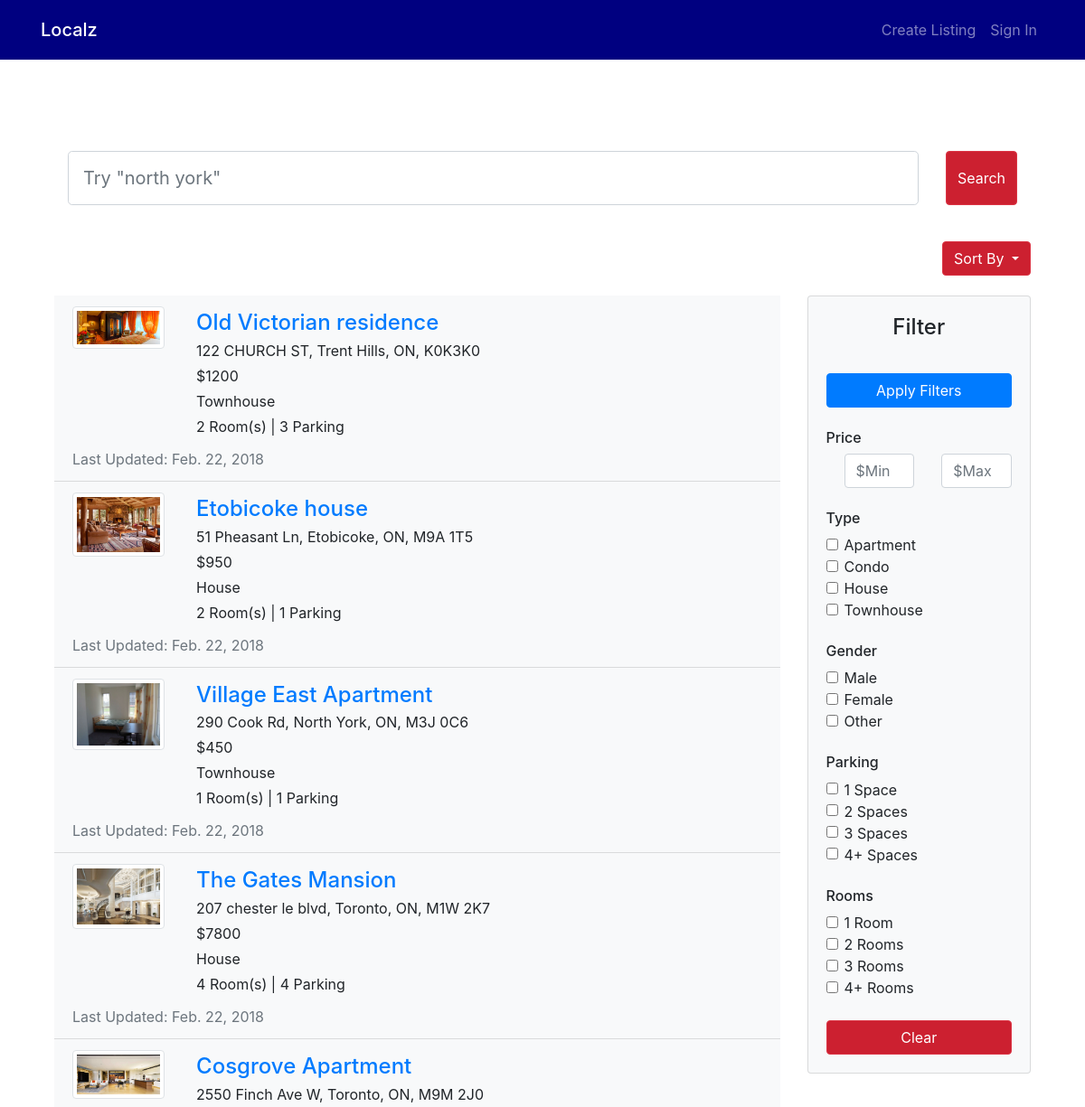
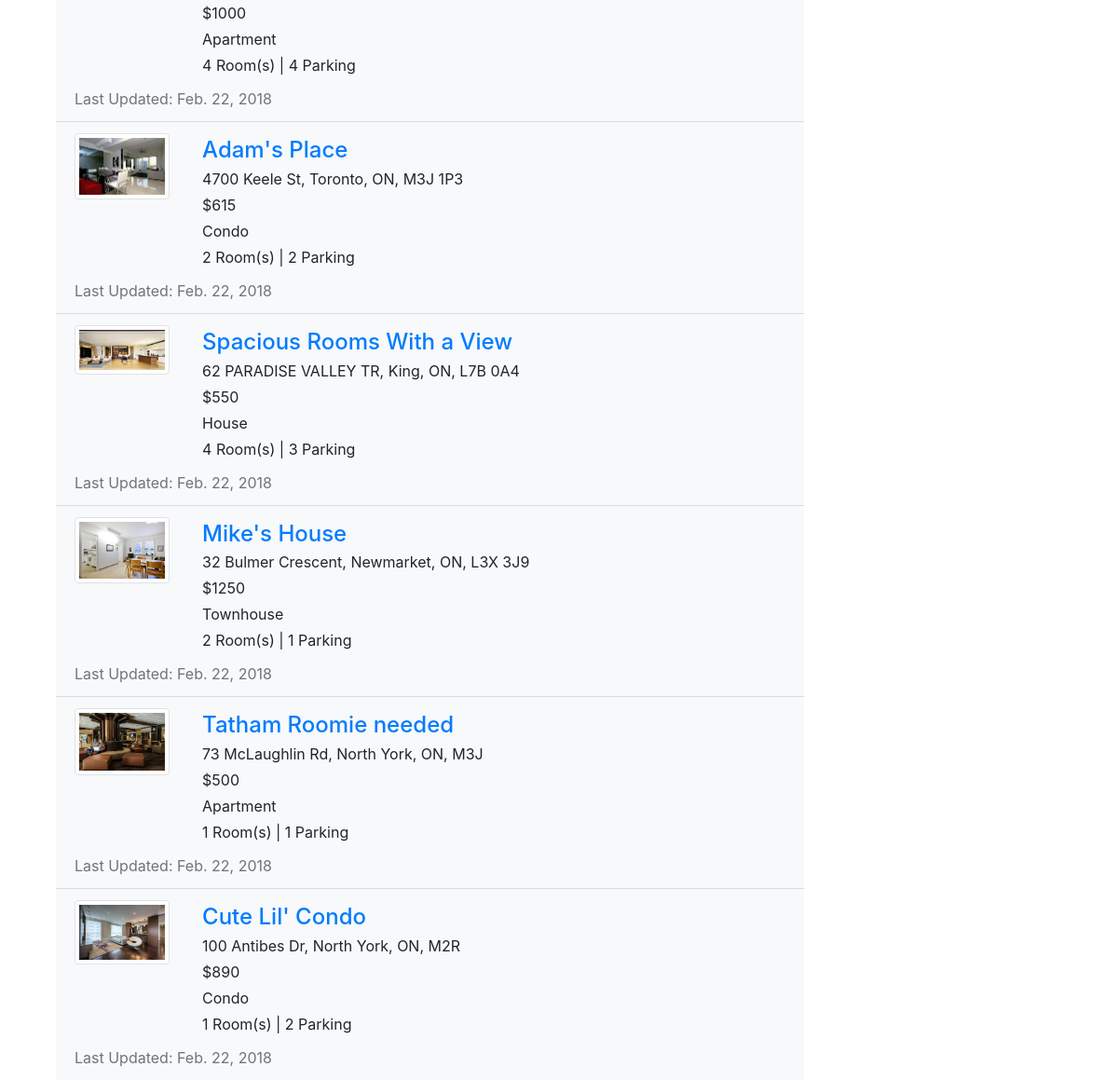
/search/, run on an earlier commit of the app's database (2 pictures, top to bottom).
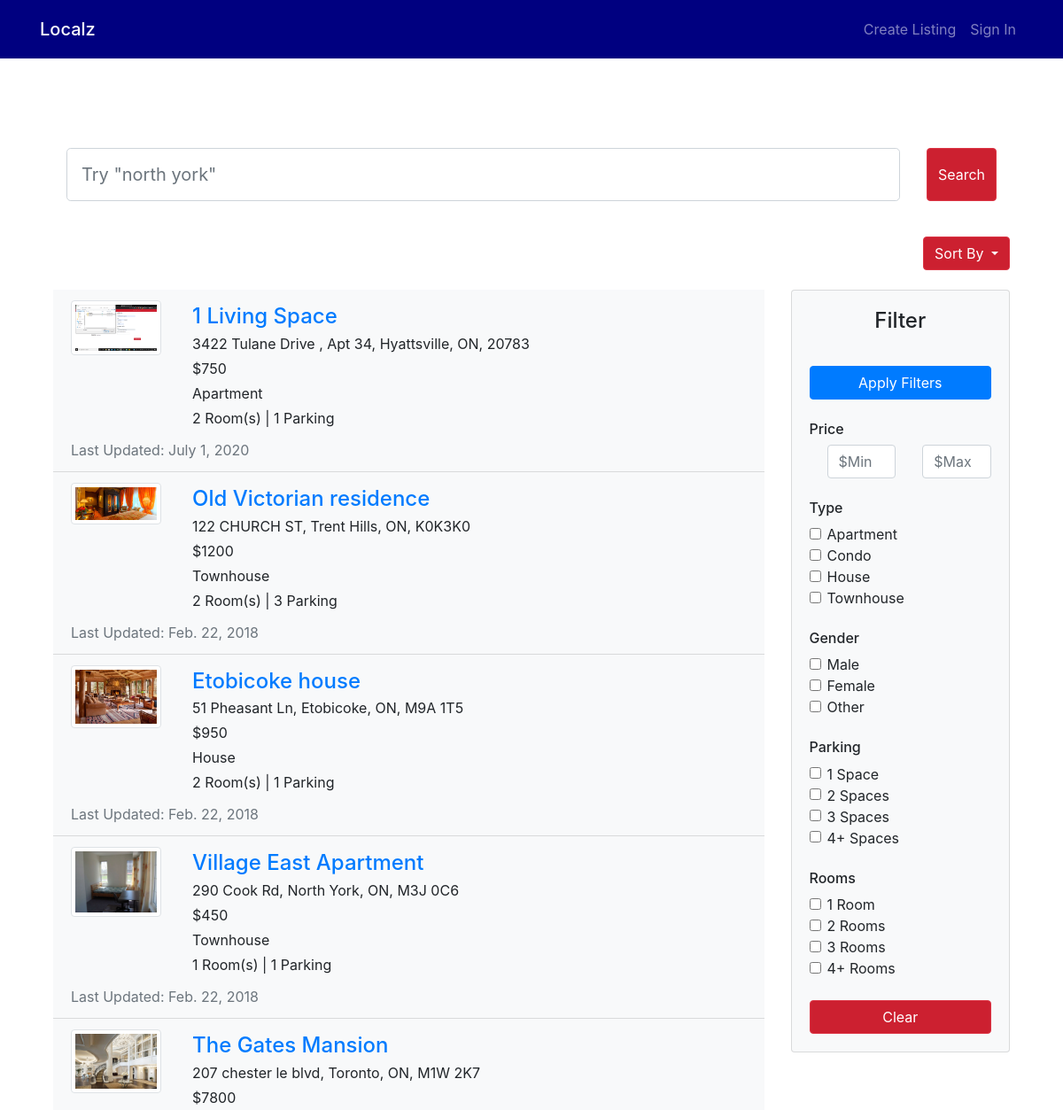
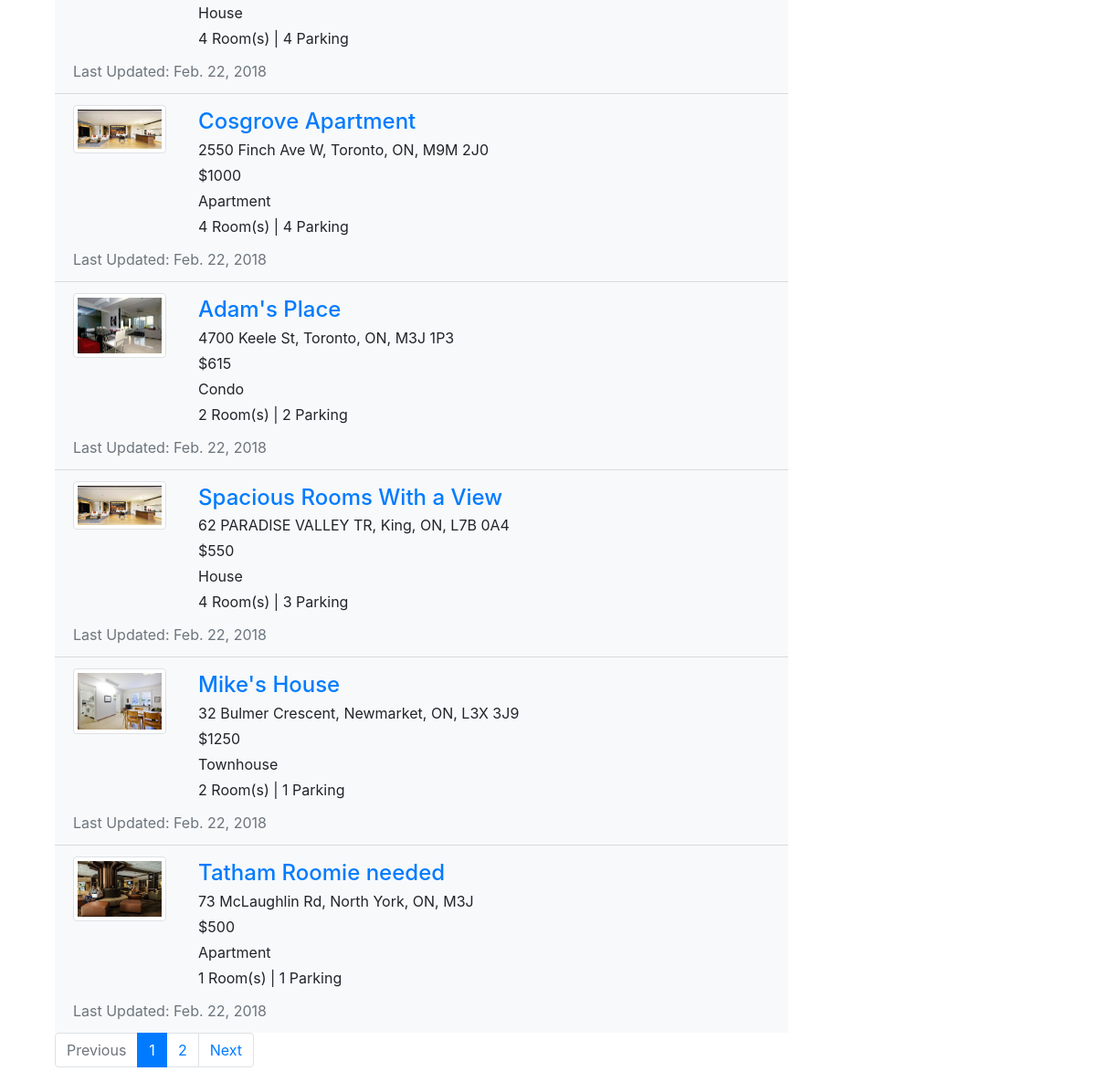
And on a later commit of the database (2 pictures, top to bottom).
### home/models.py (models this page shows, shortened)
class Room(models.Model):
    host_name = models.CharField(max_length=50)
    address = models.CharField(max_length=100)
    nearby_college = models.CharField(max_length=100 ,default="")
    property_name = models.CharField(max_length=30, default="")
    description = models.TextField(default="", blank=True)
    cost = models.PositiveIntegerField(default=0)
    visits = models.PositiveIntegerField(default=0)
    property_type_options = (('a', 'apartment'),
                                ('c', 'condo'),
                                ('t', 'townhouse'),
                                ('h', 'house'))
    property_type = models.CharField(choices=property_type_options, max_length=10)
    number_of_rooms = models.PositiveSmallIntegerField()
    garages = models.PositiveSmallIntegerField()
    creator_id = models.PositiveIntegerField()
    creator_email = models.CharField(max_length=50)
    creator_phone = models.CharField(max_length=10, default="", blank=True)
    creator_gender = models.CharField(max_length=10)
    creator_major = models.CharField(max_length=20)
    creator_year = models.PositiveSmallIntegerField()
    last_updated = models.DateTimeField(auto_now_add=True)

class RoomImage(models.Model):
    room = models.ForeignKey(Room, on_delete=models.CASCADE)
    image = models.ImageField()

### home/views.py (the view)
# urls.py: path('search/', views.search, name='search'),
def search(request):
    RESULTS_PER_PAGE = 10
    result_list = Room.objects.order_by('-last_updated')
    query_dict = request.GET
    context = {}
    search = True
    if 'sort' in query_dict:
        sort = context['sort'] = query_dict['sort']
        if sort == 'last':
            pass
        elif sort == 'l2h':
            result_list = result_list.order_by('cost')
        elif sort == 'h2l':
            result_list = result_list.order_by('-cost')
        else:
            sort = 'none'
    else:
        context['sort'] = 'none'
    if 'q' in query_dict and query_dict['q'] is not "":
        query_q = context['query'] = query_dict['q']
        result_list = result_list.filter(
            Q(property_name__icontains=query_q) |
            Q(address__icontains=query_q) |
            Q(description__icontains=query_q)
        )
    else:
        search = False
    if 'filter' in query_dict:
        filters = context['filters'] = query_dict['filter']
        try:
            filter_dict = dict(item.split("=") for item in filters.split("~"))
            if 'prh' in filter_dict:
                context['prh'] = filter_dict['prh']
                result_list = result_list.filter(cost__lte=context['prh'])
            else:
                context['prh'] = '99999'
            if 'prl' in filter_dict:
                context['prl'] = filter_dict['prl']
                result_list = result_list.filter(cost__gte=context['prl'])
            else: context['prl'] = '0'
            context['gen_m'] = 'false'
            context['gen_f'] = 'false'
            context['gen_o'] = 'false'
            context['par_1'] = 'false'
            context['par_2'] = 'false'
            context['par_3'] = 'false'
            context['par_4'] = 'false'
            context['rms_1'] = 'false'
            context['rms_2'] = 'false'
            context['rms_3'] = 'false'
            context['rms_4'] = 'false'
            context['type_a'] = 'false'
            context['type_c'] = 'false'
            context['type_t'] = 'false'
            context['type_h'] = 'false'
            if 'gen' in filter_dict:
                context['gen'] = filter_dict['gen']
                s = list(context['gen'])
                for i in s:
                    if i in {'m','f','o'}:
                        context['gen_'+i] = 'true'
                result_list = result_list.filter(reduce(
                    operator.or_,  (Q(creator_gender__iexact=key) for key in s)))
            if 'par' in filter_dict:
                context['par'] = filter_dict['par']
                s = list(str(context['par']))
                for i in s:
                    if i in {'1','2','3','4'}:
                        context['par_'+i] = 'true'
                result_list = result_list.filter(reduce(
                    operator.or_,  (Q(garages__iexact=key) for key in s)))
            if 'rms' in filter_dict:
                context['rms'] = filter_dict['rms']
                s = list(context['rms'])
                for i in s:
                    if i in {'1','2','3','4'}:
                        context['rms_'+i] = 'true'
                result_list = result_list.filter(reduce(
                    operator.or_,  (Q(number_of_rooms__iexact=key) for key in s)))
            if 'type' in filter_dict:
                context['type'] = filter_dict['type']
                s = list(context['type'])
                for i in s:
                    if i in {'a','c','t','h'}:
                        context['type_'+i] = 'true'
                result_list = result_list.filter(reduce(
                    operator.or_,  (Q(property_type__iexact=key) for key in s)))
        except ValueError:
            pass
    else:
        context['prh'] = '99999'
        context['prl'] = '0'
        context['gen_m'] = 'false'
        context['gen_f'] = 'false'
        context['gen_o'] = 'false'
        context['par_1'] = 'false'
        context['par_2'] = 'false'
        context['par_3'] = 'false'
        context['par_4'] = 'false'
        context['rms_1'] = 'false'
        context['rms_2'] = 'false'
        context['rms_3'] = 'false'
        context['rms_4'] = 'false'
        context['type_a'] = 'false'
        context['type_c'] = 'false'
        context['type_t'] = 'false'
        context['type_h'] = 'false'
        filters = None
    paginator = Paginator(result_list, RESULTS_PER_PAGE)
    page = request.GET.get('page')
    try:
        rooms = paginator.page(page)
    except PageNotAnInteger:
        rooms = paginator.page(1)
    except EmptyPage:
        page = paginator.page(paginator.num_pages)
    context['sf'] = 's' if search == True else ''
    context['sf'] += 'f' if filters is not None else ''
    context['rooms'] = rooms
    context['num_results'] = len(result_list)
    return render(request, 'home/search.html', context)

### home/templates/home/search.html (shortened to what the changed rows need)
{% extends 'home/base.html'%} {% load static %}
{% block body %}
<div class="container-fluid">
    <div class="row">
        <div class='col-md-9 col-sm-10'>
        <div class="list-group list-group-flush">
            {% for room in rooms %}
            <div class="list-group-item bg-light">
                <div class="row">
                    <div class="col-12 col-md-2">
                        <a href="{% url 'detail' room.id %}">
                            <div class="img-thumbnail">
                                <img src="{{ room.roomimage_set.all.0.image.url }}" alt="pic">
                            </div>
                        </a>
                    </div>
                    <div class="pl-3 col-12 col-md-10">
                        <a href="{% url 'detail' room.id %}">
                            <h4 class="card-title m-1">{{ room.property_name }}</h4>
                        </a>
                        <p class="m-1">{{ room.address}}</p>
                        <p class="m-1">${{ room.cost}}</p>
                        <p class="m-1">{% if room.property_type == 'a' %}Apartment
                            {% elif room.property_type == 'c' %}Condo
                            {% elif room.property_type == 't' %}Townhouse
                            {% else %} House {% endif %}</p>
                        <p class="m-1">{{ room.number_of_rooms}} Room(s) | {{ room.garages }} Parking</p>
                  </div>
                </div>
                <p class="text-muted m-0 pt-2">Last Updated: {{room.last_updated.date}}</p>
            </div>
            {% endfor %}
        </div>
    </div>
</div>
    <div class="row" id="pagination-navbar">
        {% if rooms.has_other_pages %}
        <nav class="align-bottom" aria-label="...">
            <ul class="pagination">
                {% if rooms.has_previous %}
                <li class="page-item">
                    <a class="page-link" href="?q={{ query }}{% if filters is not None %}&filter={{ filters }}{% endif %}{% if sort != 'none' %}&sort={{ sort }}{% endif %}&page={{ rooms.previous_page_number }}">Previous</a>
                </li>
                {% else %}
                <li class="page-item disabled">
                    <a class="page-link" href="#">Previous</a>
                </li>
                {% endif %}
                {% for i in rooms.paginator.page_range %}
                    {% if rooms.number == i %}
                <li class="page-item active">
                    <a class="page-link" href=>{{ i }}</a>
                </li>
                    {% else %}
                <li class="page-item">
                    <a class="page-link" href="?q={{ query }}{% if filters is not None %}&filter={{ filters }}{% endif %}&page={{ i }}">{{ i }}</a>
                </li>
                    {% endif %}
                {% endfor %}
                {% if rooms.has_next %}
                <li class="page-item">
                    <a class="page-link" href="?q={{ query }}{% if filters is not None %}&filter={{ filters }}{% endif %}&page={{ rooms.next_page_number }}">Next</a>
                </li>
                {% else %}
                <li class="page-item disabled">
                    <a class="page-link" href="#">Next</a>
                </li>
                {% endif %}
            </ul>
        </nav>
        {% endif %}
    </div>
</div>
{% endblock %}

What changed in the data, as far as the page shows it:
no longer on this page (row unchanged): Room: roomimage_set.all.0.image (picture), property_name "Cute Lil' Condo", address "100 Antibes Dr, North York, ON, M2R", cost "890", property_type "Condo", number_of_rooms "1", garages "2", last_updated "Feb. 22, 2018"
added Room: roomimage_set.all.0.image (picture), property_name "1 Living Space", address "3422 Tulane Drive , Apt 34, Hyattsville, ON, 20783", cost "750", property_type "Apartment", number_of_rooms "2", garages "1", last_updated "July 1, 2020"
Also different on the page:
text now shown: "Previous Next"
new list line: "1"
new list line: "2"
